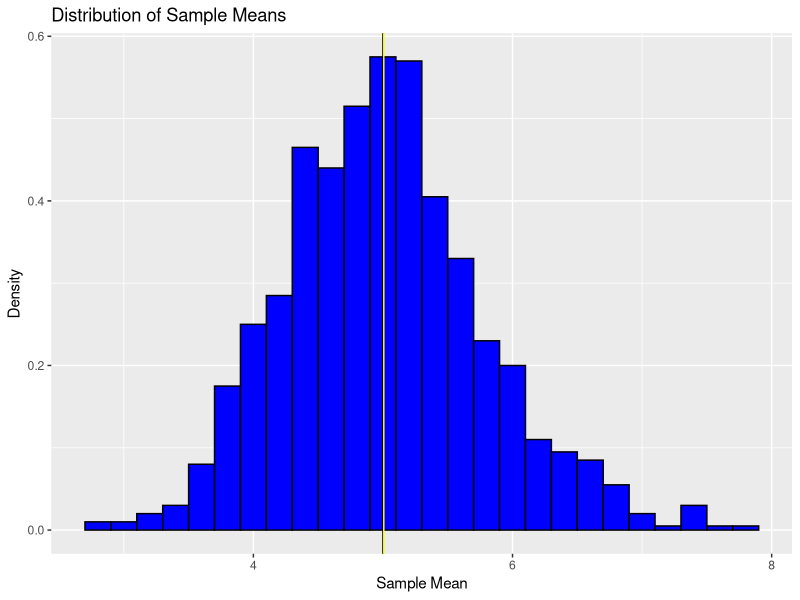
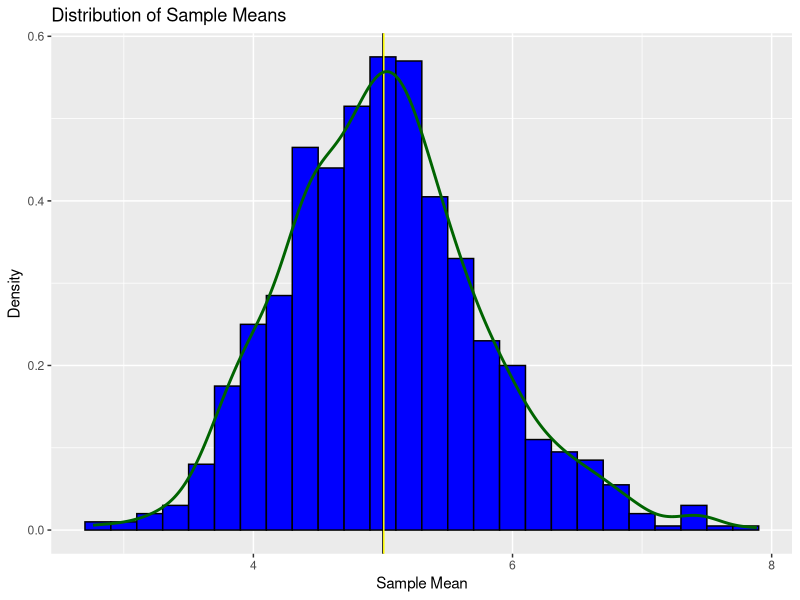
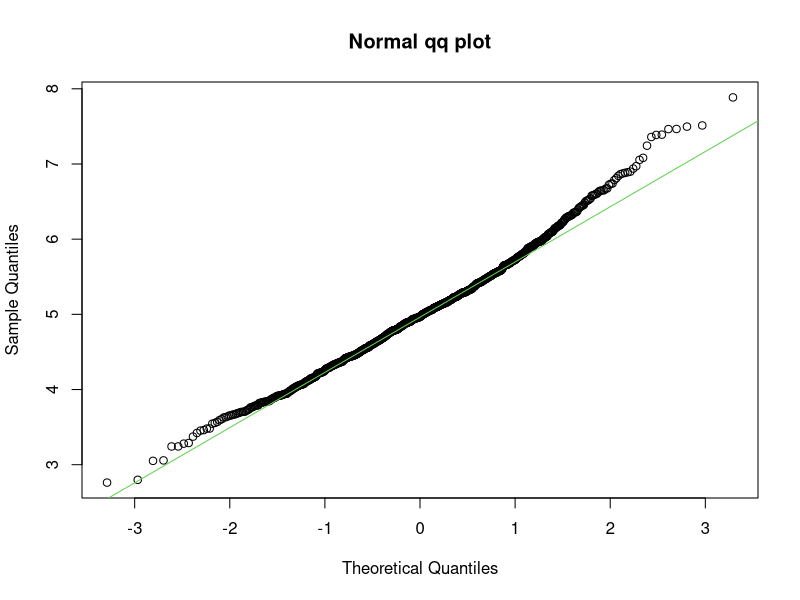

Generate these figures, in order, with R:
## ---- chunk 1
##Load the library that will be used
library(knitr)
library(dplyr)
library(tidyverse)
library(ggplot2)

## ---- chunk 2
lambda <- 0.2
n <- 40 #number of sample
B <- 1000 #number of simulation
set.seed(8)
## do the simulation
data_sample <- data.frame(matrix(rexp(n*B, lambda), nrow = B, ncol = n))
data_sample <- data_sample %>% mutate(mean_sample = rowMeans(data_sample)) 

## ---- chunk 3
theoritical_mean <- 1/lambda
print(theoritical_mean)

## ---- chunk 4
sample_mean <- mean(data_sample$mean_sample)
print(sample_mean)

## ---- chunk 5
data_sample %>% ggplot(aes(mean_sample, ..density..)) + 
      geom_histogram(binwidth = 0.2, position = 'identity', col= 'black', fill='blue') +
      xlab('Sample Mean') + 
      ylab('Density') +
      ggtitle('Distribution of Sample Means') +
      geom_vline(xintercept = theoritical_mean, color='black') +
      geom_vline(xintercept = sample_mean, color= 'yellow')
      
      
## ---- chunk 6
theoritical_variance <- (1/lambda)^2/n
print(theoritical_variance)

## ---- chunk 7
sample_variance <- var(data_sample$mean_sample)
print(sample_variance)

## ---- chunk 8
data_sample %>% ggplot(aes(mean_sample, ..density..)) + 
      geom_histogram(binwidth = 0.2, position = 'identity', col= 'black', fill='blue') +
      xlab('Sample Mean') + 
      ylab('Density') +
      ggtitle('Distribution of Sample Means') +
      geom_vline(xintercept = theoritical_mean, color='black') +
      geom_vline(xintercept = sample_mean, color= 'yellow') +
      geom_density(colour='darkgreen', size=1)

## ---- chunk 9
mean_sample <- data_sample$mean_sample
qqnorm(mean_sample, main='Normal qq plot');qqline(mean_sample, col='3')

